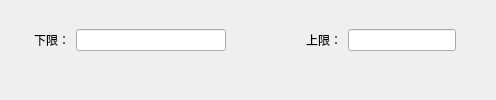
               <widget class="QWidget" name="constNumberLimitPage">
                <layout class="QVBoxLayout" name="verticalLayout_32">
                 <property name="leftMargin">
                  <number>0</number>
                 </property>
                 <property name="topMargin">
                  <number>0</number>
                 </property>
                 <property name="rightMargin">
                  <number>0</number>
                 </property>
                 <property name="bottomMargin">
                  <number>10</number>
                 </property>
                 <item>
                  <layout class="QHBoxLayout" name="horizontalLayout_54">
                   <property name="spacing">
                    <number>6</number>
                   </property>
                   <property name="bottomMargin">
                    <number>0</number>
                   </property>
                   <item>
                    <widget class="QLabel" name="label_52">
                     <property name="minimumSize">
                      <size>
                       <width>70</width>
                       <height>0</height>
                      </size>
                     </property>
                     <property name="text">
                      <string>下限：</string>
                     </property>
                     <property name="alignment">
                      <set>Qt::AlignRight|Qt::AlignTrailing|Qt::AlignVCenter</set>
                     </property>
                    </widget>
                   </item>
                   <item>
                    <widget class="QLineEdit" name="lineEdit_52">
                     <property name="minimumSize">
                      <size>
                       <width>150</width>
                       <height>0</height>
                      </size>
                     </property>
                     <property name="maximumSize">
                      <size>
                       <width>150</width>
                       <height>16777215</height>
                      </size>
                     </property>
                    </widget>
                   </item>
                   <item>
                    <spacer name="horizontalSpacer_84">
                     <property name="orientation">
                      <enum>Qt::Horizontal</enum>
                     </property>
                     <property name="sizeType">
                      <enum>QSizePolicy::Fixed</enum>
                     </property>
                     <property name="sizeHint" stdset="0">
                      <size>
                       <width>40</width>
                       <height>20</height>
                      </size>
                     </property>
                    </spacer>
                   </item>
                   <item>
                    <widget class="QLabel" name="label_53">
                     <property name="minimumSize">
                      <size>
                       <width>70</width>
                       <height>0</height>
                      </size>
                     </property>
                     <property name="text">
                      <string>上限：</string>
                     </property>
                     <property name="alignment">
                      <set>Qt::AlignRight|Qt::AlignTrailing|Qt::AlignVCenter</set>
                     </property>
                    </widget>
                   </item>
                   <item>
                    <widget class="QLineEdit" name="lineEdit_53"/>
                   </item>
                   <item>
                    <spacer name="horizontalSpacer_85">
                     <property name="orientation">
                      <enum>Qt::Horizontal</enum>
                     </property>
                     <property name="sizeHint" stdset="0">
                      <size>
                       <width>40</width>
                       <height>20</height>
                      </size>
                     </property>
                    </spacer>
                   </item>
                  </layout>
                 </item>
                 <item>
                  <spacer name="verticalSpacer_8">
                   <property name="orientation">
                    <enum>Qt::Vertical</enum>
                   </property>
                   <property name="sizeType">
                    <enum>QSizePolicy::Fixed</enum>
                   </property>
                   <property name="sizeHint" stdset="0">
                    <size>
                     <width>20</width>
                     <height>10</height>
                    </size>
                   </property>
                  </spacer>
                 </item>
                </layout>
               </widget>
